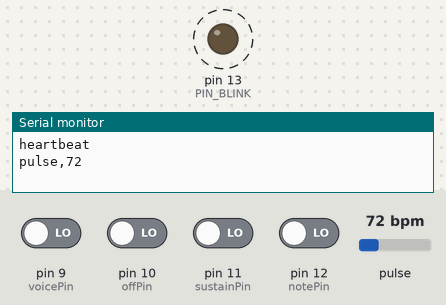
The sketch below on a simulated Arduino Uno, built with avr-gcc and run on an emulated ATmega328P. Shown: output pins drawn as LEDs (lit = HIGH), the last lines printed to the serial monitor. Dashed ring = blinking. The inputs (shaded band) are chosen by the test bench; at power-on: pin 9 (voicePin), pin 10 (offPin), pin 11 (sustainPin), pin 12 (notePin) LOW, pulse 72 bpm.

Above: at 1.2 s.
1.3 s: pulse set to 42 bpm
At 3.81 s:
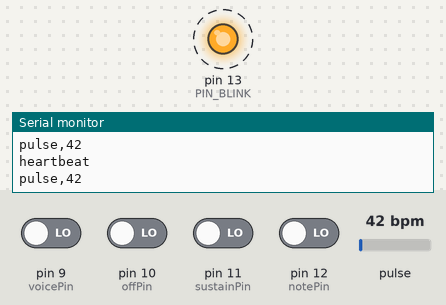
11.1 s: pulse set to 100 bpm
At 11.6 s:
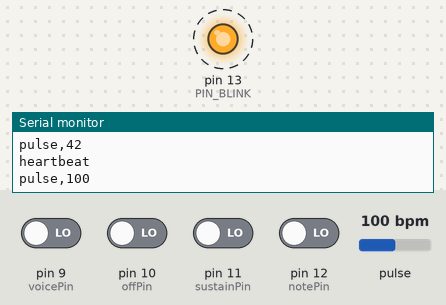
Timing chart, 0 to 15.1 s (numbered marks = the images above; inputs shaded):
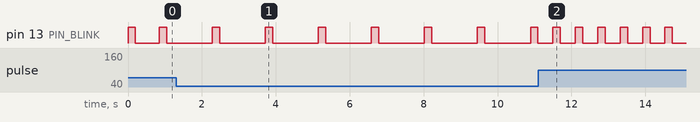

The sketch:

Pulse_Rate_Sensor_Sketch_to_P5.ino
```cpp
/*
 * Great Heart
 *
 * Midterm/final project for Introduction to Physical Computing
 * Fall 2017
 * Camilla Padgitt-Coles
 * Jim Schmitz
 *
 * Arduino code. Receive pulse data from Pulse Sensor library and
 * transmit to P5 sketch via serial library along with buttons press
 * events.
 */

// interrupts definition must be before PulseSensorPlayground.h include file
#define USE_ARDUINO_INTERRUPTS true
#include <PulseSensorPlayground.h>

// button status variables
boolean sustainOn;
boolean voiceButtonOn;
boolean noteButtonOn;
boolean offButtonOn;

// button pins
const int sustainPin = 11; //red
const int voicePin = 9; // red
const int notePin = 12; // blue
const int offPin = 10; // orange

// pulse sensor settings
const int OUTPUT_TYPE = SERIAL_PLOTTER;
const int PIN_INPUT = A0;
const int PIN_BLINK = 13;    // Pin 13 is the on-board LED
const int PIN_FADE = 4;
const int THRESHOLD = 550;   // Adjust this number to avoid noise when idle

PulseSensorPlayground pulseSensor;

/**
 * Setup function, run once on Arduino startup.
 *
 * Serial connection to computer and connection to pulse sensor should both be ready to go.
 */
void setup() {
  Serial.begin(9600);

  pinMode(sustainPin, INPUT); // configure sustain for reading later
  pinMode(voicePin, INPUT); // configure voice for reading later
  pinMode(notePin, INPUT); // configure note for reading later
  pinMode(offPin, INPUT); // configure off button for reading later

  pulseSensor.analogInput(PIN_INPUT);
  pulseSensor.blinkOnPulse(PIN_BLINK);
  pulseSensor.fadeOnPulse(PIN_FADE);

  pulseSensor.setSerial(Serial);
  pulseSensor.setOutputType(OUTPUT_TYPE);
  pulseSensor.setThreshold(THRESHOLD);

  // Now that everything is ready, start reading the PulseSensor signal.
  // if something is wrong, make a sign of some kind.
  if (!pulseSensor.begin()) {

    for (;;) {
      // Flash the led to show things didn't work.
      digitalWrite(PIN_BLINK, LOW);
      delay(50);
      digitalWrite(PIN_BLINK, HIGH);
      delay(50);
    }
  }

  // button status variables
  sustainOn = false;
  voiceButtonOn = false;
  noteButtonOn = false;
  offButtonOn = false;
}

/**
 * Loop function run repeatedly.
 *
 * Check for button presses and pass heartbeat event information.
 */
void loop() {
  if (pulseSensor.sawStartOfBeat()) {
    Serial.println("heartbeat");
    Serial.print("pulse,");
    Serial.println(pulseSensor.getBeatsPerMinute());
  }

  int sustainRead = digitalRead(sustainPin);
  if (sustainOn == false && sustainRead == HIGH) {
    Serial.println("sustain_on");
    sustainOn = true;
  } else if (sustainOn == true && sustainRead == LOW) {
    Serial.println("sustain_off");
    sustainOn = false;
  }

  int voicePress = digitalRead(voicePin);
  if (voiceButtonOn == false && voicePress == HIGH) {
    Serial.println("change_instrument");
    voiceButtonOn = true;
  } else if (voiceButtonOn == true && voicePress == LOW) {
    voiceButtonOn = false;
  }

  int notePress = digitalRead(notePin);
  if (noteButtonOn == false && notePress == HIGH) {
    Serial.println("change_note");
    noteButtonOn = true;
  } else if (noteButtonOn == true && notePress == LOW) {
    noteButtonOn = false;
  }

  int offButtonRead = digitalRead(offPin);
  if (offButtonOn == false && offButtonRead == HIGH) {
    Serial.println("off");
    offButtonOn = true;
  } else if (offButtonOn == true && offButtonRead == LOW) {
    offButtonOn = false;

  }

  /*
   * Wait a bit.
   * We don't output every sample, because our baud rate
   * won't support that much I/O.
   */
  delay(20);
}
```

Measured:
- after the input at 1.3 s, pin 13 (PIN_BLINK): alternates HIGH for 0.20 s and LOW for 1.2 s, starting after 0.98 s
- after the input at 11.1 s, pin 13 (PIN_BLINK): alternates HIGH for 0.20 s and LOW for 0.40 s, starting after 0.40 s
- by itself, pin 13 (PIN_BLINK): alternates HIGH for 0.20 s and LOW for 0.65 s
